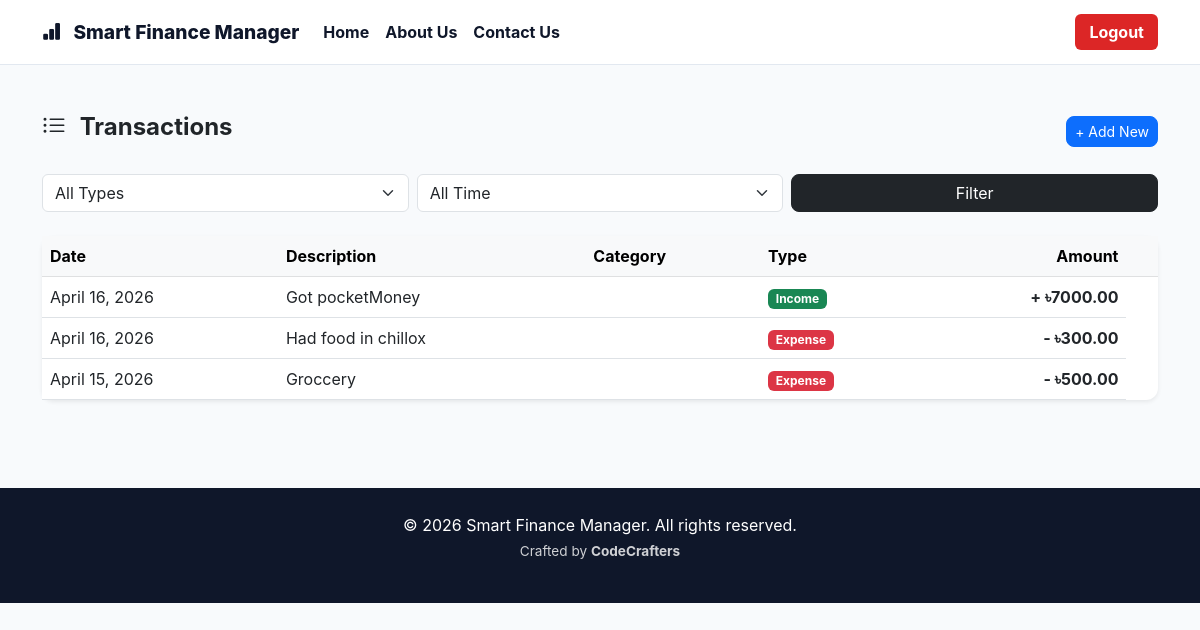
The page /individuals/transactions/ (signed in) on the database as committed earlier.
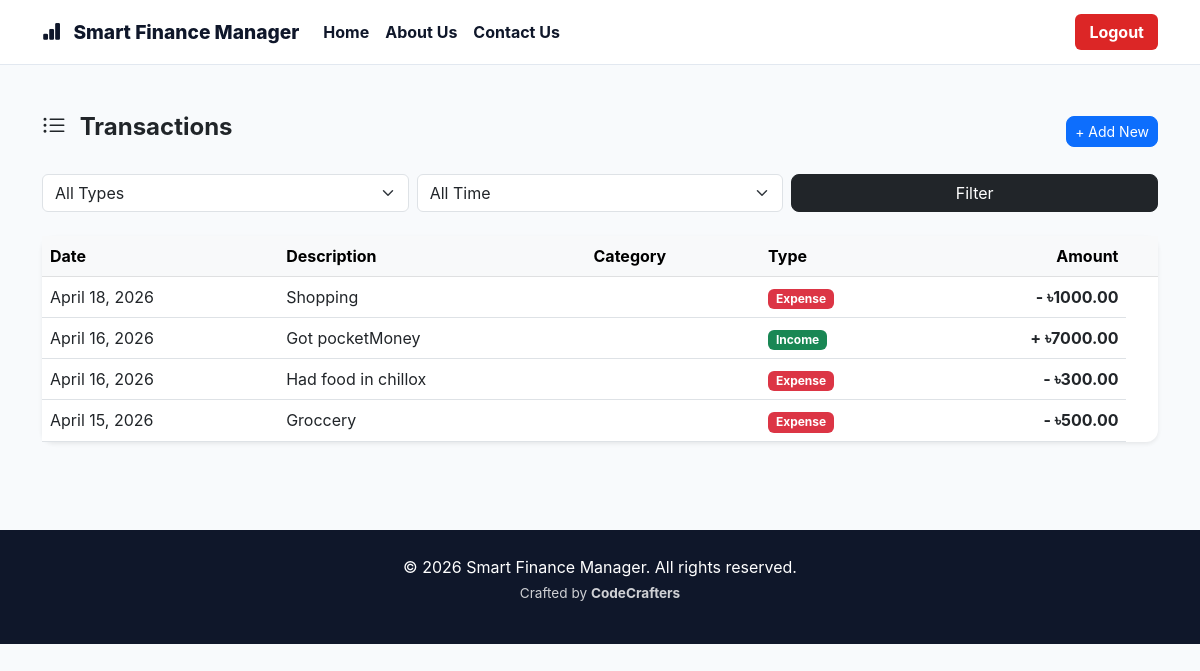
The same page on the database as committed later.
### individuals/models.py (models this page shows, shortened)
class IndividualTransaction(models.Model):
    TYPE_CHOICES = [
        ('income', 'Income'),
        ('expense', 'Expense')
    ]
    user = models.ForeignKey(
        settings.AUTH_USER_MODEL,
        on_delete=models.CASCADE,
        related_name='ind_transactions'
    )
    type = models.CharField(max_length=10, choices=TYPE_CHOICES)
    amount = models.DecimalField(max_digits=12, decimal_places=2)
    description = models.TextField()
    date = models.DateField()
    created_at = models.DateTimeField(default=timezone.now, editable=False)
    class Meta:
        ordering = ['-date', '-created_at']

### individuals/views.py (the view)
# urls.py: path('transactions/', views.transaction_list, name='transaction_list'),
@login_required
def transaction_list(request):
    txns     = IndividualTransaction.objects.filter(user=request.user)
    filter_type = request.GET.get('type', '')
    filter_period = request.GET.get('period', '')
    today = date.today()
    if filter_type:
        txns = txns.filter(type=filter_type)
    if filter_period == 'today':
        txns = txns.filter(date=today)
    elif filter_period == 'month':
        txns = txns.filter(date__year=today.year, date__month=today.month)
    elif filter_period == 'year':
        txns = txns.filter(date__year=today.year)
    return render(request, 'individuals/transaction_list.html', {
        'txns': txns, 'filter_type': filter_type, 'filter_period': filter_period
    })

### templates/individuals/transaction_list.html (shortened to what this page needs)
{% extends 'base.html' %}
{% block content %}
<div class="container py-5">
  <div class="d-flex justify-content-between align-items-center mb-4">
    <h4 class="fw-bold">
      <i class="bi bi-list-ul me-2"></i>
      Transactions
    </h4>
    <a href="{% url 'individuals:add_transaction' %}"
       class="btn btn-primary btn-sm"
       style="border-radius:8px;">
      + Add New
    </a>
  </div>
  <form method="GET" class="row g-2 mb-4">
    <div class="col-md-4">
      <select name="type" class="form-select">
        <option value="">All Types</option>
      </select>
    </div>
    <div class="col-md-4">
      <select name="period" class="form-select">
        <option value="">All Time</option>
      </select>
    </div>
    <div class="col-md-4">
      <button class="btn btn-dark w-100" style="border-radius:8px;">
        Filter
      </button>
    </div>
  </form>
  <div class="card border-0 shadow-sm" style="border-radius:12px;">
    <div class="table-responsive">
      <table class="table table-hover align-middle mb-0">
        <thead class="table-light">
          <tr>
            <th>Date</th>
            <th>Description</th>
            <th>Category</th>
            <th>Type</th>
            <th class="text-end">Amount</th>
            <th></th>
          </tr>
        </thead>
        <tbody>
          {% for txn in txns %}
          <tr>
            <td>{{ txn.date }}</td>
            <td>{{ txn.description }}</td>
            <td>{{ txn.category }}</td>
            <td>
              {% if txn.type == 'income' %}
              <span class="badge bg-success">Income</span>
              {% else %}
              <span class="badge bg-danger">Expense</span>
              {% endif %}
            </td>
            <td class="text-end fw-bold">
              {% if txn.type == 'income' %}+{% else %}-{% endif %}
              ৳{{ txn.amount }}
            </td>
          </tr>
          {% endfor %}
        </tbody>
      </table>
    </div>
  </div>
</div>
{% endblock %}

Rows that differ between the two databases and show on the page:
added IndividualTransaction: date "April 18, 2026", description "Shopping", type "Expense", amount "1000.00"
